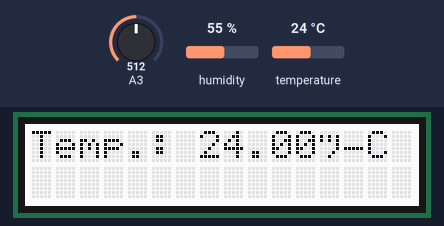
The program below on a simulated Arduino Uno, built with avr-gcc and run on an emulated ATmega328P. Parts: 16×2 character LCD. Inputs (shaded band) come from the test bench; at power-on: A3 = 512, humidity 55 %, temperature 24 °C. What the program prints to the serial monitor is not drawn.

Above: at 3.2 s.
3.3 s: A3 set to 490
At 8.6 s:
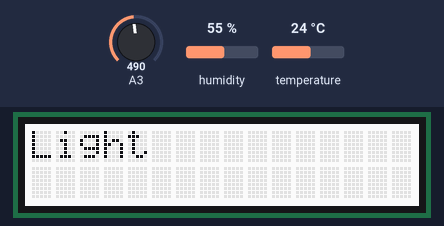
9.1 s: A3 set to 311
15.1 s: A3 set to 283
At 16.0 s:
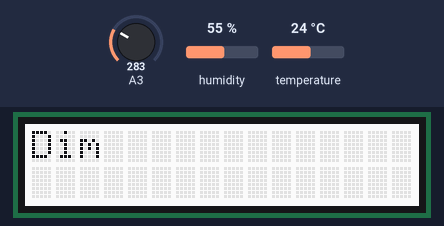
18.9 s: A3 set to 481
At 23.2 s:
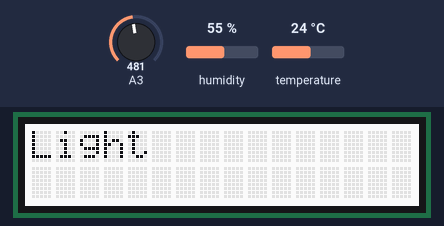
24.9 s: A3 set to 518
At 30.7 s:
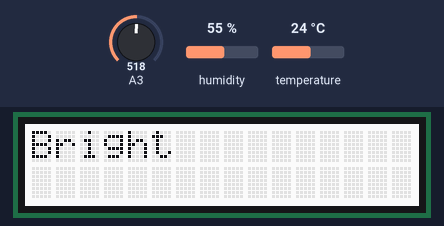
30.9 s: A3 set to 110
36.9 s: A3 set to 94
Timing chart, 0 to 39.9 s (numbered marks = the images above; inputs shaded):
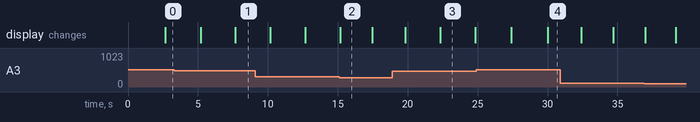

Measured:
- the behaviour switches between 300 and 299 on A3 (found by bisection; images 1 and 2)
- the behaviour switches between 499 and 500 on A3 (found by bisection; images 3 and 4)
- after the input at 15.1 s, the display: changes after 0.06 s (image 2)
- what the display in image 2 shows lasts 2.3 s, from 15.2 s to 17.5 s
- what the display in image 3 shows lasts 2.5 s, from 22.3 s to 24.8 s

The program:

main.cpp
```cpp
#include <Arduino.h>
#include "DHT.h"
#include "rgb_lcd.h"

#define DHTPIN 3
#define DHTTYPE DHT11

DHT dht(DHTPIN, DHTTYPE);

rgb_lcd lcd;

const int colorR = 255;
const int colorG = 255;
const int colorB = 255;

int cnt = 0;

// The value indicates what will be displayed on the LCD
int temp_hum_light = 0; // temp - 0, hum - 1, light - 2

void setup() {
  // set up the LCD's number of columns and rows:
  lcd.begin(16, 2);

  lcd.setRGB(colorR, colorG, colorB);

  // put your setup code here, to run once:
  Serial.begin(9600);
  dht.begin(); // initialize the sensor
}

void loop() {
  // put your main code here, to run repeatedly:

  // wait a few seconds between measurements.
  delay(10);

  // Value to display on the LCD
  String disp, uartStr;

  // reads the input on analog pin A0 (value between 0 and 1023)
  int analogValue = analogRead(A3);

  uartStr = "  " + String(analogValue) + " ";

  // We'll have a few threshholds, qualitatively determined
  if (analogValue < 10) {
    uartStr += "Dark ";
    disp = "Dark";
  } else if (analogValue < 300) {
    uartStr += "Dim ";
    disp = "Dim";
  } else if (analogValue < 500) {
    uartStr += "Light ";
    disp = "Light";
  } else if (analogValue < 700) {
    uartStr += "Bright ";
    disp = "Bright";
  } else {
    uartStr += "Very bright ";
    disp = "Very bright";
  }

  // read humidity
  float humi  = dht.readHumidity();
  // read temperature as Celsius
  float tempC = dht.readTemperature();

  // check if any reads failed
  if (isnan(humi) || isnan(tempC)) {
    uartStr += "? ?\r";
  } else {
    uartStr += String(humi) + " " + String(tempC) + "\r";
  }

  // send data through UART
  Serial.print(uartStr);

  if (cnt == 100)
  {
    cnt = 0;

    // Set the display value
    if (temp_hum_light == 0)
    {
      disp = "Temp.: " + String(tempC) + "°C";
      temp_hum_light = 1;
    }
    else
    {
      if (temp_hum_light == 1)
      {
        disp = "Humidity: " + String(humi) + "%";
        temp_hum_light = 2;
      }
      else
      {
        temp_hum_light = 0;
      }
    }

    // clear the screen
    lcd.clear();

    // display each character to the LCD
    lcd.print(disp);
  }

  cnt++;

}
```
